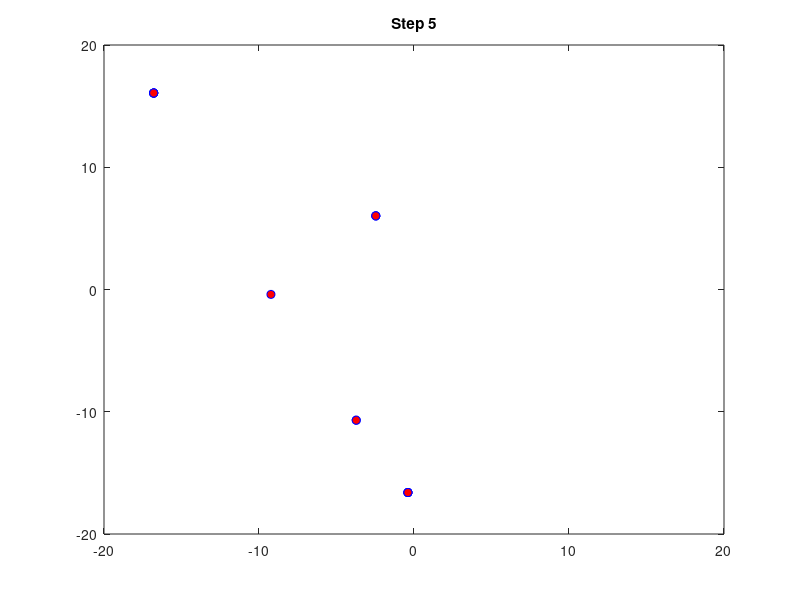

Source code (MATLAB): (Note: this script raises an error after producing the figure.)
% Group project Random Walk

%% Workspace Preamble
clear all;
close all;
clc;

%% User Input
prompt1 = 'How many particles do you want to observe?: ';
Number_Particles = input(prompt1);
%The number of step that the particle is moving
prompt2 = 'How many steps do you want the particle(s) to move?: ';
Number_Step = input(prompt2); 
%The size of step when it moves
prompt3 = 'What step size do you want the particle(s) to take?: ';
Step_Size = input(prompt3);

%% Monte Carlo For Loop
for j = 1:Number_Particles % Loop for # of particles
    x_coordinate = 0; %Initialize x-cordinate
    y_coordinate = 0; %Initialize y-cordinate
    % Loop For Random Angle
    for i = 1:Number_Step %Iterate to length of number of steps
        Angle = rand*2*pi; %Create random angle
        x_coordinate = (Step_Size * cos(Angle)) + x_coordinate; % x coordinate calc
        y_coordinate = (Step_Size * sin(Angle)) + y_coordinate; % y coordinate calc
    end
    
    x(j) = x_coordinate; %Index x coordinates
    y(j) = y_coordinate; %Index y coordinates
    r(j) = x(j)^2 + y(j)^2; 
    %Graph for each step
    figure(1)
    plot(x,y,'o','MarkerEdgeColor','b','MarkerFaceColor','r')
    hold on
    title(['Step ',num2str(i)]) %Label the graph with the number of steps taken
    axis([-20,20,-20,20]) %Set the axes so they don't continually change
    pause(0.1) %Let the graph refresh
   
end

%% Histogram for X
figure(2)
histogram(x)

%% Standard Deviation Calculation
t = Number_Step * Step_Size;% Time
sigma = std(r); % Standard deviation
D = sigma^2/(2*t); % diffusivity
fprintf('The Diffusivity of this Brownian Distribution is : %.3f \n', D)
